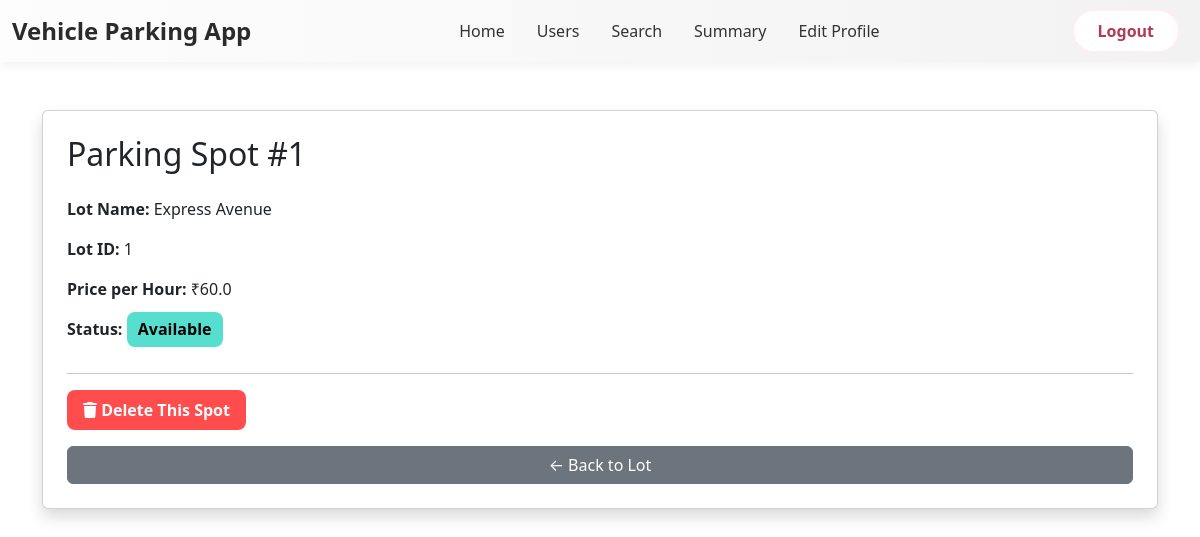
Before: /admin_dashboard/parking_spot/1 (signed in) with the older database file.
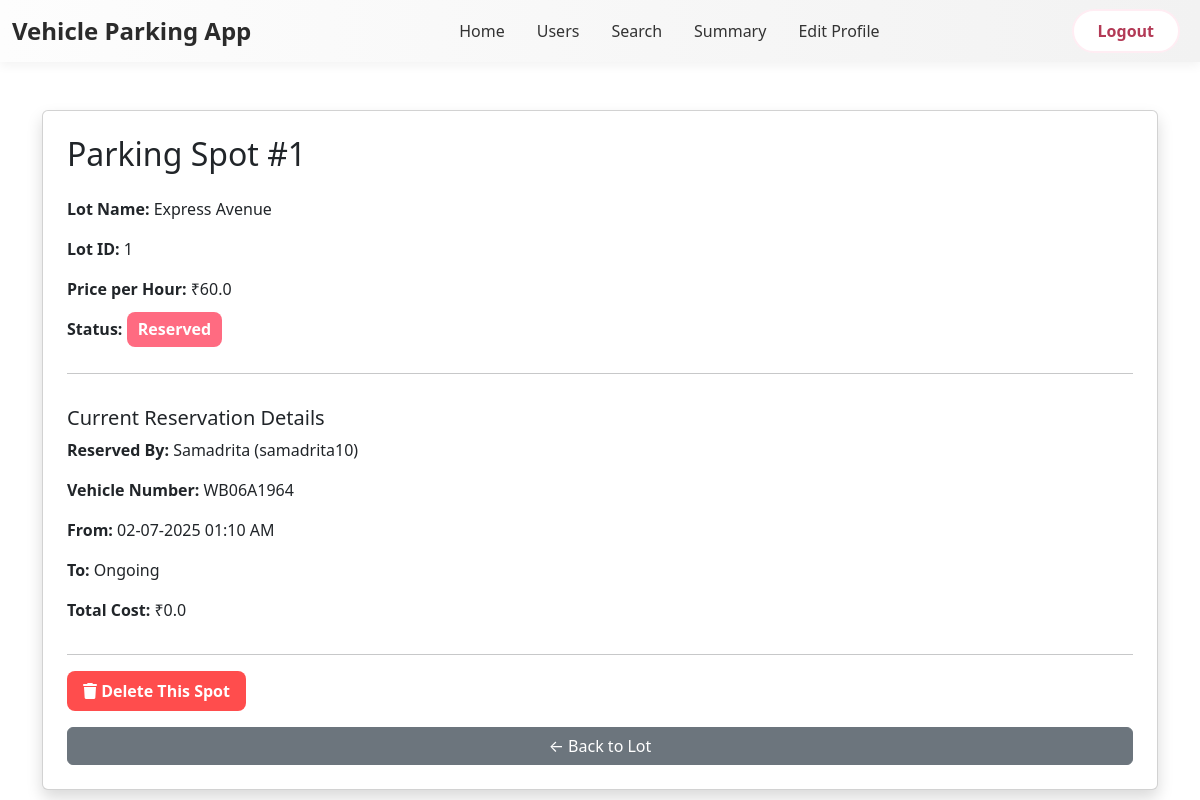
After: the same page with the newer database file.
### models.py (models this page shows)
class User(db.Model):
    __tablename__ = 'user'
    id = db.Column(db.Integer, primary_key=True)
    username = db.Column(db.String(32), unique=True, nullable=False)
    passhash = db.Column(db.String(256), nullable=False)
    name = db.Column(db.String(64), nullable=False)
    is_admin = db.Column(db.Boolean, default=False, nullable=False)
    reservations = db.relationship('Reservation', backref='user', lazy=True)

class Reservation(db.Model):
    __tablename__ = 'reservation'
    id = db.Column(db.Integer, primary_key=True)
    user_id = db.Column(db.Integer, db.ForeignKey('user.id'), nullable=False)
    spot_id = db.Column(db.Integer, db.ForeignKey('parking_spot.id'), nullable=False)
    date = db.Column(db.Date, nullable=False)
    start_time = db.Column(db.DateTime, default=datetime.utcnow)
    end_time = db.Column(db.DateTime, nullable=True)
    vehicle_number = db.Column(db.String(15), nullable=False)
    hours_parked = db.Column(db.Float, nullable=False)
    parking_cost_per_hour = db.Column(db.Float, nullable=False)
    total_parking_cost = db.Column(db.Float, nullable=False)

### routes.py (the view)
@app.route('/admin_dashboard/parking_spot/<int:spot_id>')
@admin_required
def parking_spot(spot_id):
    spot = Parking_Spot.query.get(spot_id)
    if not spot:
        flash("Parking spot not found", "danger")
        return redirect(url_for('admin_dashboard', user_id=session['user_id']))
    return render_template('parking_spot.html', spot=spot)

### routes.py (called while the page is built)
def admin_required(func):
    @wraps(func)
    def inner(*args, **kwargs):
        if 'user_id' not in session:
            flash('You need to log in first', 'danger')
            return redirect(url_for('admin_login'))
        user = User.query.get(session['user_id'])
        if not user.is_admin:
            flash('You do not have permission to access this page', 'danger')
            return redirect(url_for('admin_login'))
        return func(*args, **kwargs)
    return inner

### templates/parking_spot.html (shortened to what this page needs)
{% extends 'layout.html' %}
{% block navbar %}
    {% include 'admin_navbar.html' %}
{% endblock navbar %}
{% block content %}
<div class="container mt-5">
    <div class="card shadow p-4">
        <h2 class="mb-4">Parking Spot #{{ spot.id }}</h2>
        <p><strong>Lot Name:</strong> {{ spot.parking_lot.prime_location_name }}</p>
        <p><strong>Lot ID:</strong> {{ spot.lot_id }}</p>
        <p><strong>Price per Hour:</strong> ₹{{ spot.parking_lot.price_per_hour }}</p>
        <p>
            <strong>Status:</strong>
            {% if spot.status == 'A' %}
                <span class="badge-available">Available</span>
            {% else %}
                <span class="badge-reserved">Reserved</span>
            {% endif %}
        </p>
        {% if spot.status == 'R' %}
            <hr>
            <h5 class="mt-3">Current Reservation Details</h5>
            {% if spot.reservations %}
                {% set current_reservation = spot.reservations[-1] %}
                <p><strong>Reserved By:</strong> {{ current_reservation.user.name }} ({{ current_reservation.user.username }})</p>
                <p><strong>Vehicle Number:</strong> {{ current_reservation.vehicle_number }}</p>
                <p><strong>From:</strong> {{ current_reservation.start_time.strftime('%d-%m-%Y %I:%M %p') }}</p>
                <p><strong>To:</strong>
  {% if current_reservation.end_time %}
    {{ current_reservation.end_time.strftime('%d-%m-%Y %I:%M %p') }}
  {% else %}
    Ongoing
  {% endif %}
</p>
                <p><strong>Total Cost:</strong> ₹{{ current_reservation.total_parking_cost }}</p>
            {% else %}
                <p class="text-muted">No active reservation found.</p>
            {% endif %}
        {% endif %}
        <hr>
        <form method="POST" action="{{ url_for('delete_parking_spot', spot_id=spot.id) }}" onsubmit="return confirm('Are you sure you want to delete this spot? This cannot be undone.')">
            <button type="submit" class="btn btn-delete">
                <i class="fa-solid fa-trash"></i> Delete This Spot
            </button>
        </form>
        <a href="{{ url_for('view_parking_spots', lot_id=spot.lot_id) }}" class="btn btn-secondary mt-3">← Back to Lot</a>
    </div>
</div>
{% endblock content %}

Changed rows visible on the page:
changed Parking_Spot id 1: status "A" → "R" (drawn)
now on this page (row unchanged): User: user.name "Samadrita", user.username "samadrita10"
added Reservation: vehicle_number "WB06A1964", start_time "02-07-2025 01:10 AM", total_parking_cost "0.0"
Other visible differences:
text no longer shown: "Available"
text now shown: "Reserved Current Reservation Details Reserved By: ( ) Vehicle Number: From: To: Ongoing Total Cost: ₹"
